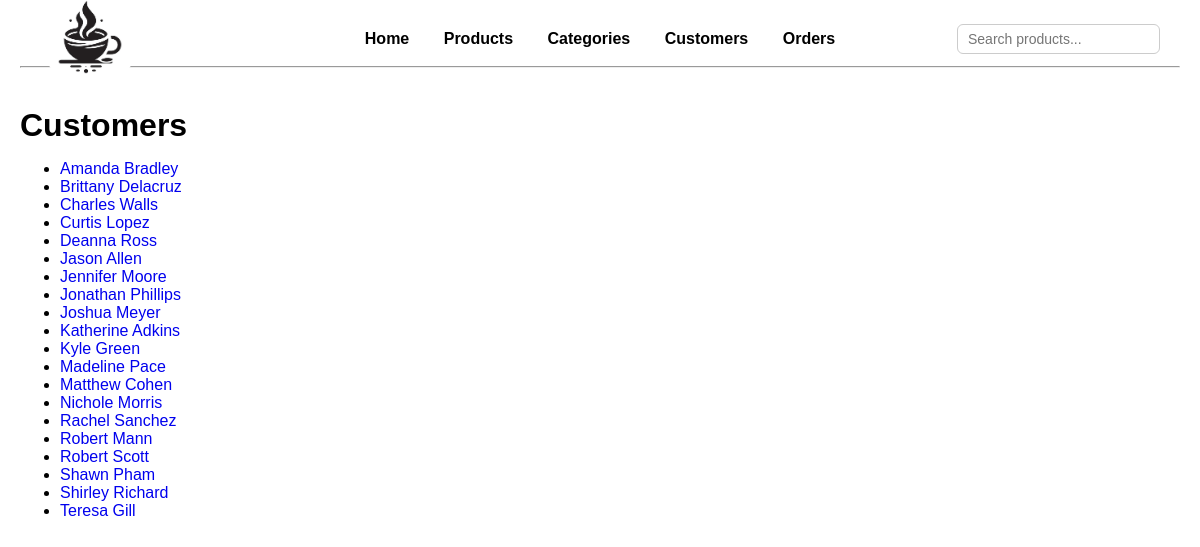
Page /customers on the committed database.
### models.py (models this page shows, shortened)
class Customer(db.Model):
    __tablename__ = "customers"
    id = mapped_column(Integer, primary_key=True)
    name = mapped_column(String)
    phone = mapped_column(String)
    orders = relationship("Order", back_populates="customer")

### app.py (the view)
@app.route("/customers")
def customers():
    stmt = db.select(Customer).order_by(Customer.name)
    customers = db.session.execute(stmt).scalars().all()
    return render_template("customers.html", customers=customers)

### templates/customers.html
{% extends "base.html" %}
{% block content %}
<h1>Customers</h1>
<ul>
    {% for c in customers %}
        <li>
            <a href="{{ url_for('customer_detail', id=c.id) }}">
                {{ c.name }}
            </a>
        </li>
    {% endfor %}
</ul>
{% endblock %}

### static/base.css (style rules this page uses)
body { font-family: Arial, sans-serif; margin: 20px; }
h1 { margin-bottom: 10px; }
a { text-decoration: none; }

### rows in the picture
Customer: name "Amanda Bradley"
Customer: name "Brittany Delacruz"
Customer: name "Charles Walls"
Customer: name "Curtis Lopez"
Customer: name "Deanna Ross"
Customer: name "Jason Allen"
Customer: name "Jennifer Moore"
Customer: name "Jonathan Phillips"
Customer: name "Joshua Meyer"
Customer: name "Katherine Adkins"
Customer: name "Kyle Green"
Customer: name "Madeline Pace"
Customer: name "Matthew Cohen"
Customer: name "Nichole Morris"
Customer: name "Rachel Sanchez"
Customer: name "Robert Mann"
Customer: name "Robert Scott"
Customer: name "Shawn Pham"
Customer: name "Shirley Richard"
Customer: name "Teresa Gill"
